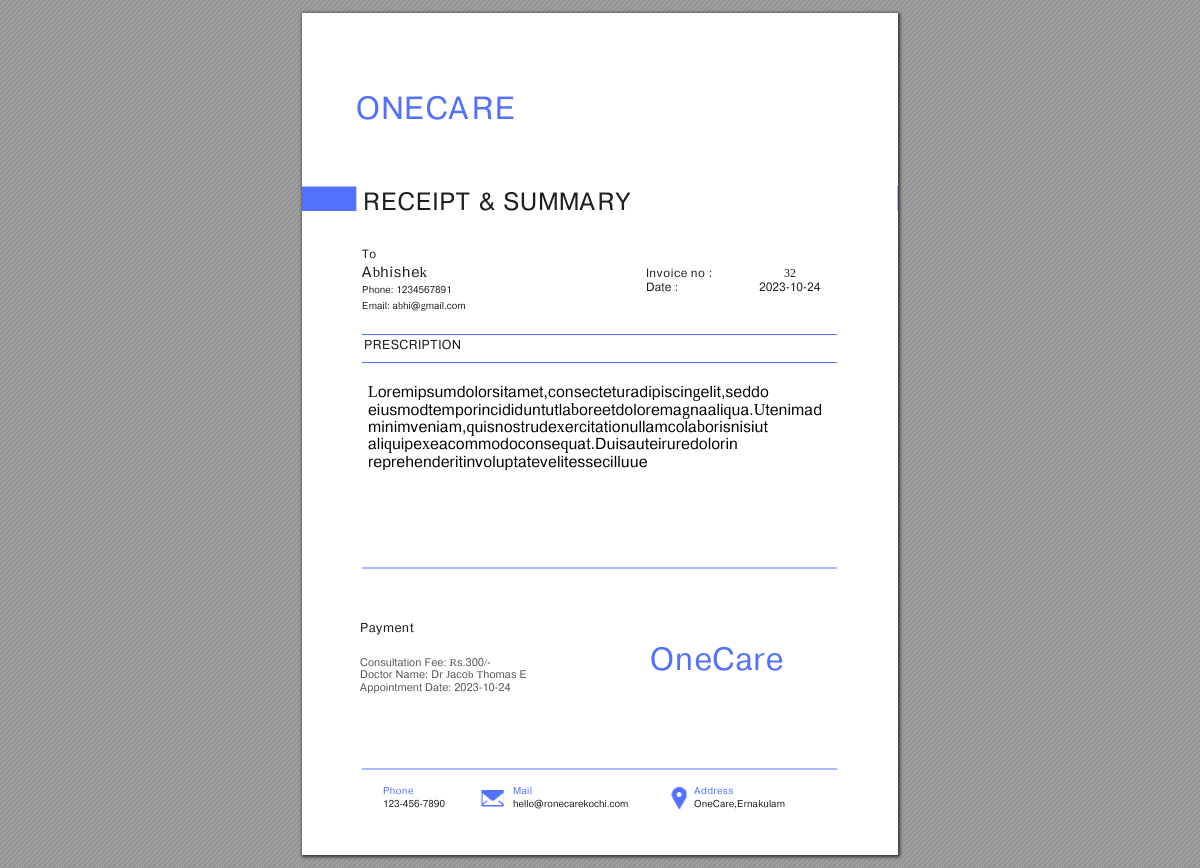
/user/dashboards/temp.php?bid=99 (signed in), run on the app's committed database.
### tables this page shows
CREATE TABLE IF NOT EXISTS `booking` (
  `id` int NOT NULL AUTO_INCREMENT,
  `doctor_id` int NOT NULL,
  `user_id` int NOT NULL,
  `booked_datetime` datetime NOT NULL,
  `appo_date` date NOT NULL,
  `appo_time` char(5) NOT NULL,
  `status` varchar(25) NOT NULL,
  `slot` varchar(15) NOT NULL,
  PRIMARY KEY (`id`),
  UNIQUE KEY `id` (`id`)
);

CREATE TABLE IF NOT EXISTS `user` (
  `id` int NOT NULL AUTO_INCREMENT,
  `name` varchar(50) NOT NULL,
  `gender` varchar(6) NOT NULL,
  `age` int NOT NULL,
  `email` varchar(50) NOT NULL,
  `phone` char(10) NOT NULL,
  `password` varchar(50) NOT NULL,
  PRIMARY KEY (`id`),
  UNIQUE KEY `email` (`email`)
);

CREATE TABLE IF NOT EXISTS `payment` (
  `id` int NOT NULL AUTO_INCREMENT,
  `booking_id` int NOT NULL,
  `amount` int NOT NULL,
  PRIMARY KEY (`id`),
  UNIQUE KEY `booking_id` (`booking_id`)
);

CREATE TABLE IF NOT EXISTS `record` (
  `rid` int NOT NULL AUTO_INCREMENT,
  `did` int NOT NULL,
  `pid` int NOT NULL,
  `m_h` varchar(500) NOT NULL,
  `m_a` varchar(200) NOT NULL,
  `r_mp` varchar(300) NOT NULL,
  `v_s` varchar(200) NOT NULL,
  `lab_results` varchar(200) NOT NULL,
  `bid` int NOT NULL,
  `summary` varchar(300) NOT NULL,
  `p_t` varchar(300) NOT NULL,
  PRIMARY KEY (`rid`)
);

CREATE TABLE IF NOT EXISTS `doctor` (
  `id` int NOT NULL AUTO_INCREMENT,
  `name` varchar(50) NOT NULL,
  `gender` char(2) NOT NULL,
  `department` varchar(50) NOT NULL,
  `qualification` varchar(100) NOT NULL,
  `address` varchar(100) NOT NULL,
  `image` varchar(200) NOT NULL,
  `phone` char(10) NOT NULL,
  `dob` date NOT NULL,
  `description` varchar(500) NOT NULL,
  `fee` int NOT NULL,
  `username` varchar(50) NOT NULL,
  `password` varchar(50) NOT NULL,
  PRIMARY KEY (`id`)
);

### user/dashboards/temp.php (the view, shortened to what this page needs)
<?php
require('../../doctor/dashboards/dbcon.php');
$n=$_SESSION['user_id'];
$bid=$_GET['bid'];
$data=$mysqli->query('SELECT
U.name AS user_name,
U.email AS user_email,
U.phone AS user_phone,
B.id AS booking_id,
B.appo_date as appo_date,
D.name AS doctor_name,
R.p_t AS pre,
P.id AS rec_no,
P.amount AS amount
FROM booking B
JOIN user U ON B.user_id = U.id
JOIN doctor D ON B.doctor_id = D.id
JOIN record R ON B.id = R.bid
JOIN payment P ON B.id = P.booking_id
 where B.id='.$bid.' and B.user_id='.$n.';');
while ($row = $data->fetch_assoc()) {
    $info[]=$row;
  }
$uname=$info[0]['user_name'];
$uphone=$info[0]['user_phone'];
$uemail=$info[0]['user_email'];
$rec_value=$info[0]['rec_no'];
$date_value=$info[0]['appo_date'];
$dname=$info[0]['doctor_name'];
$appo_date=$date_value;
$pre=$info[0]['pre'];
$lineLength = 70;
$wrappedString = wordwrap($pre, $lineLength, "\n", true);
$pre=$wrappedString;
$amt="Rs.".$info[0]['amount']."/-";
?>
<!DOCTYPE html>
<html xmlns="http://www.w3.org/1999/xhtml">
<head>
</head>
<body >
<div id="page-container" >
<div id="pf1" class="pf w0 h0" data-page-no="1"><div class="pc pc1 w0 h0"><img class="bi x0 y0 w1 h1" alt=""/><div class="c x0 y1 w2 h0"><div class="t m0 x0 h2 y2 ff1 fs0 fc0 sc0 ls6 ws9"> </div><div class="t m0 x1 h3 y3 ff2 fs1 fc1 sc0 ls6 ws0">ONECARE<span class="ff1 fs2 fc0 ws9"> </span></div><div class="t m0 x0 h2 y4 ff1 fs0 fc0 sc0 ls6 ws9"> </div><div class="t m0 x0 h2 y5 ff1 fs0 fc0 sc0 ls6 ws9"> </div><div class="t m0 x0 h2 y6 ff1 fs0 fc0 sc0 ls6 ws9"> </div><div class="t m0 x0 h2 y7 ff1 fs0 fc0 sc0 ls6 ws9"> </div><div class="t m0 x0 h2 y8 ff1 fs0 fc0 sc0 ls6 ws9"> </div><div class="t m0 x0 h2 y9 ff1 fs0 fc0 sc0 ls6 ws9"> </div><div class="t m0 x1 h4 ya ff2 fs3 fc2 sc0 ls6 ws9"> RECEIPT <span class="_ _0"></span>&amp; SUMMARY<span class="ff1 fs2 fc0"> </span></div><div class="t m0 x0 h2 yb ff1 fs0 fc0 sc0 ls6 ws9"> </div><div class="t m0 x0 h2 yc ff1 fs0 fc0 sc0 ls6 ws9"> </div></div><div class="c x2 yd w3 h5"><div class="t m0 x0 h6 ye ff2 fs0 fc2 sc0 ls7 ws1">To<span class="ff1 fs2 fc0 ls6 ws9"> </span></div></div><div class="c x3 yd w4 h5"><div class="t m0 x0 h2 yf ff1 fs0 fc0 sc0 ls6 ws9"> </div></div><div class="c x4 yd w5 h5"><div class="t m0 x0 h2 yf ff1 fs0 fc0 sc0 ls6 ws9"> </div></div><div class="c x2 y10 w3 h7"><div class="t m0 x0 h8 y11 ff2 fs4 fc2 sc0 ls6 ws2"><?=$uname?><span class="ff1 fs2 fc0 ws9"> </span></div></div><div class="c x3 y10 w4 h7"><div class="t m0 x5 h6 ye ff2 fs0 fc2 sc0 ls6 ws9">Invoice no :<span class="ff1 fs2 fc0"> </span></div></div><div class="c x4 y10 w5 h7"><div class="t m0 x6 h6 ye ff2 fs0 fc2 sc0 ls6 ws3"><?=$rec_value?><span class="ff1 fs2 fc0 ws9"><span class="fc4 sc0"> </span></span></div></div><div class="c x2 y12 w3 h9"><div class="t m0 x0 ha y13 ff3 fs2 fc2 sc0 ls6 ws9">Phone: <?=$uphone?><span class="_ _0"></span><span class="ff1 fc0"> </span></div></div><div class="c x3 y12 w4 h9"><div class="t m0 x5 h6 ye ff3 fs0 fc2 sc0 ls6 ws9">Date :<span class="ff1 fs2 fc0"> </span></div></div><div class="c x4 y12 w5 h9"><div class="t m0 x7 h6 ye ff3 fs0 fc2 sc0 ls6 ws3"><?=$date_value?><span class="ff1 fs2 fc0 ws9"><span class="fc4 sc0"> </span></span></div></div><div class="c x2 y14 w3 hb"><div class="t m0 x0 ha y13 ff3 fs2 fc2 sc0 ls6 ws9">Email: <?=$uemail?><span class="_ _0"></span><span class="ff1 fc0"> </span></div></div><div class="c x3 y14 w4 hb"><div class="t m0 x0 h2 yf ff1 fs0 fc0 sc0 ls6 ws9"> </div></div><div class="c x4 y14 w5 hb"><div class="t m0 x0 h2 yf ff1 fs0 fc0 sc0 ls6 ws9"> </div></div><div class="c x0 y1 w2 h0"><div class="t m0 x0 h2 y15 ff1 fs0 fc0 sc0 ls6 ws9"> </div><div class="t m0 x0 h2 y16 ff1 fs0 fc0 sc0 ls6 ws9"> </div><div class="t m0 x0 h2 y17 ff1 fs0 fc0 sc0 ls6 ws9"> </div><div class="t m0 x8 hc y18 ff2 fs5 fc2 sc0 ls6 ws4">PRESCRIPTION<span class="_ _0"></span><span class="ff1 fs2 fc0 ws9"> </span></div><div class="t m0 x0 h2 y19 ff1 fs0 fc0 sc0 ls6 ws9"> </div><div class="t m0 x0 h2 y1a ff1 fs0 fc0 sc0 ls6 ws9"> </div><div class="t m0 x0 h2 y1b ff1 fs0 fc0 sc0 ls6 ws9"> </div><div class="t m0 x9 hd y1c ff3 fs6 fc0 sc0 ls6 ws5"><?=$pre?><span class="_ _0"></span>ue<span class="ff1 fs2 ws9"> </span></div><div class="t m0 x0 h2 y1d ff1 fs0 fc0 sc0 ls6 ws9"> </div><div class="t m0 x0 h2 y1e ff1 fs0 fc0 sc0 ls6 ws9"> </div><div class="t m0 x0 h2 y1f ff1 fs0 fc0 sc0 ls6 ws9"> </div><div class="t m0 x0 h2 y20 ff1 fs0 fc0 sc0 ls6 ws9"> </div><div class="t m0 x0 h2 y21 ff1 fs0 fc0 sc0 ls6 ws9"> </div><div class="t m0 x0 h2 y22 ff1 fs0 fc0 sc0 ls6 ws9"> </div><div class="t m0 x0 h2 y23 ff1 fs0 fc0 sc0 ls6 ws9"> </div><div class="t m0 x0 h2 y24 ff1 fs0 fc0 sc0 ls6 ws9"> </div><div class="t m0 x0 h2 y25 ff1 fs0 fc0 sc0 ls6 ws9"> </div><div class="t m0 x0 h2 y26 ff1 fs0 fc0 sc0 ls6 ws9"> </div><div class="t m0 x0 h2 y27 ff1 fs0 fc0 sc0 ls6 ws9"> </div><div class="t m0 x0 h2 y28 ff1 fs0 fc0 sc0 ls6 ws9"> </div><div class="t m0 x0 h2 y29 ff1 fs0 fc0 sc0 ls6 ws9"> </div><div class="t m0 x0 h2 y2a ff1 fs0 fc0 sc0 ls6 ws9"> </div><div class="t m0 x0 h2 y2b ff1 fs0 fc0 sc0 ls6 ws9"> </div><div class="t m0 x0 h2 y2c ff1 fs0 fc0 sc0 ls6 ws9"> </div><div class="t m0 x0 h2 y2d ff1 fs0 fc0 sc0 ls6 ws9"> </div><div class="t m0 x0 h2 y2e ff1 fs0 fc0 sc0 ls6 ws9"> </div><div class="t m0 x0 h2 y2f ff1 fs0 fc0 sc0 ls6 ws9"> </div><div class="t m0 x0 h2 y30 ff1 fs0 fc0 sc0 ls6 ws9"> </div><div class="t m0 x0 h2 y31 ff1 fs0 fc0 sc0 ls6 ws9"> </div><div class="t m0 x0 h2 y32 ff1 fs0 fc0 sc0 ls6 ws9"> </div><div class="t m0 xa hc y33 ff2 fs5 fc2 sc0 ls6 ws9">Payment <span class="_ _1"> </span> <span class="_ _2"> </span> <span class="_ _2"> </span> <span class="_ _2"> </span> </div><div class="t m0 xa hc y34 ff2 fs5 fc2 sc0 ls0 ws9"> <span class="ff1 fs2 fc0 ls6"> </span></div><div class="t m0 x0 h2 y35 ff1 fs0 fc0 sc0 ls6 ws9"> </div><div class="t m0 xa he y36 ff3 fs7 fc3 sc0 ls6 ws9">Consultation Fee: <?=$amt?><span class="_ _3"></span><span class="_ _3"></span>                              <span class="_ _3"></span>           </div><div class="t m0 xa he y37 ff3 fs7 fc3 sc0 ls6 ws9">Doctor Name: <?=$dname?><span class="_ _3"></span></div><div class="t m0 xa he y38 ff3 fs7 fc3 sc0 ls6 ws9">Appointment Date<span class="_ _3"></span>: <?=$appo_date?> </div><div class="t m0 xa he y39 ff3 fs7 fc3 sc0 ls6 ws9"> </div><div class="t m0 xa he y3a ff3 fs7 fc3 sc0 ls6 ws9"> </div><div class="t m0 xb h2 y3b ff1 fs0 fc0 sc0 ls6 ws9"> </div><div class="t m0 xb h2 y3c ff1 fs0 fc0 sc0 ls6 ws9"> </div><div class="t m0 xb h2 y3d ff1 fs0 fc0 sc0 ls6 ws9"> </div><div class="t m0 xb h2 y3e ff1 fs0 fc0 sc0 ls6 ws9"> </div><div class="t m0 xb h2 y3f ff1 fs0 fc0 sc0 ls6 ws9"> </div><div class="t m0 xb h2 y40 ff1 fs0 fc0 sc0 ls6 ws9"> </div><div class="t m0 xb h2 y41 ff1 fs0 fc0 sc0 ls6 ws9"> </div><div class="t m0 xb h2 y42 ff1 fs0 fc0 sc0 ls6 ws9"> </div><div class="t m0 xb h2 y43 ff1 fs0 fc0 sc0 ls6 ws9"> </div><div class="t m0 xb h2 y44 ff1 fs0 fc0 sc0 ls6 ws9"> </div><div class="t m0 xb h2 y45 ff1 fs0 fc0 sc0 ls6 ws9"> </div><div class="t m0 xb h2 y46 ff1 fs0 fc0 sc0 ls6 ws9"> </div><div class="t m0 xb h2 y47 ff1 fs0 fc0 sc0 ls6 ws9"> </div><div class="t m0 xb h2 y48 ff1 fs0 fc0 sc0 ls6 ws9"> </div><div class="t m0 xb h2 y49 ff1 fs0 fc0 sc0 ls6 ws9"> </div><div class="t m0 xb h2 y4a ff1 fs0 fc0 sc0 ls6 ws9"> </div><div class="t m0 xb h2 y4b ff1 fs0 fc0 sc0 ls6 ws9"> </div><div class="t m0 xb h2 y4c ff1 fs0 fc0 sc0 ls6 ws9"> </div><div class="t m0 xb h2 y4d ff1 fs0 fc0 sc0 ls6 ws9"> </div><div class="t m0 xb h2 y4e ff1 fs0 fc0 sc0 ls6 ws9"> </div><div class="t m0 xb h2 y4f ff1 fs0 fc0 sc0 ls6 ws9"> </div><div class="t m0 xc h3 y50 ff2 fs1 fc1 sc0 ls6 ws9"> </div><div class="t m0 xb h3 y51 ff2 fs1 fc1 sc0 ls6 ws9">OneCare </div><div class="t m0 xb h2 y52 ff1 fs0 fc0 sc0 ls6 ws9"> </div><div class="t m0 x0 h2 y53 ff1 fs0 fc0 sc0 ls6 ws9"> </div><div class="t m0 x0 h2 y54 ff1 fs0 fc0 sc0 ls6 ws9"> </div><div class="t m0 x0 h2 y55 ff1 fs0 fc0 sc0 ls6 ws9"> </div><div class="t m0 x0 h2 y56 ff1 fs0 fc0 sc0 ls6 ws9"> </div><div class="t m0 x0 h2 y57 ff1 fs0 fc0 sc0 ls6 ws9"> </div><div class="t m0 x0 h2 y58 ff1 fs0 fc0 sc0 ls6 ws9"> </div><div class="t m0 x0 h2 y59 ff1 fs0 fc0 sc0 ls6 ws9"> </div><div class="t m0 xd ha y5a ff2 fs2 fc1 sc0 ls1 ws6">Phone<span class="ff1 fc0 ls2 ws9"> </span><span class="ls6 ws7">M<span class="_ _0"></span>ail<span class="ff1 fc0 ls3 ws9"> </span>A<span class="_ _3"></span>ddress<span class="_ _0"></span><span class="ff1 fc0 ws9"> </span></span></div><div class="t m0 x0 h2 y5b ff1 fs0 fc0 sc0 ls6 ws9"> </div><div class="t m0 xd ha y5c ff3 fs2 fc2 sc0 ls8 ws8">123<span class="ls6 ws7">-456-7890<span class="_ _0"></span><span class="ff1 fc0 ls4 ws9"> </span>hello@ronec<span class="_ _0"></span>arekochi.com<span class="_ _0"></span><span class="ff1 fc0 ls5 ws9"> </span>OneCare,Ernak<span class="_ _0"></span>ulam<span class="_ _0"></span><span class="ff1 fc0 ws9"> </span></span></div></div></div><div class="pi" data-data='{"ctm":[1.000000,0.000000,0.000000,1.000000,0.000000,0.000000]}'></div></div>
</div>
</body>
</html>

### data on the page
booking: user.name "Abhishek", payment.id "32", user.phone "1234567891", appo_date "2023-10-24", user.email "abhi@gmail.com", record.p_t "Lorem ipsum dolor sit amet, consectetur adipiscing elit, sed do eiusmod tempor incididunt ut labore et dolore magna aliqua. Ut enim ad minim veniam, quis nostrud exercitation ullamco laboris nisi ut aliquip ex ea commodo consequat. Duis aute irure dolor in reprehenderit in voluptate velit esse cillu", payment.amount "Rs.300/-", doctor.name "Dr Jacob Thomas E"
